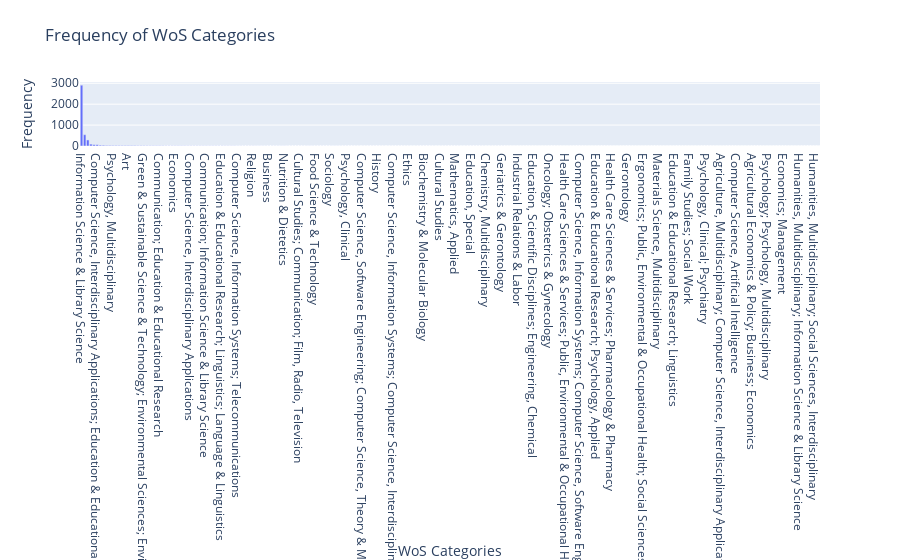

Here is the notebook cell this chart was saved with:
### Code cell
#Here I started to plot the most frequent dsciplines.
frequency = il['WoS Categories'].value_counts().reset_index()
frequency.columns = ['WoS Categories', 'Frequency']
fig7 = px.bar(frequency, x='WoS Categories', y='Frequency', title='Frequency of WoS Categories')
fig7.show()

### Figure 1 — Plotly figure (JSON) as saved in the notebook; plotly's stock layout.template omitted (floating-point values rounded to 4 significant figures; data arrays with more than 128 entries replaced by an {"elided": "..."} marker saying what was removed)
{"data": [{"alignmentgroup": "True", "hovertemplate": "WoS Categories=%{x}<br>Frequency=%{y}<extra></extra>", "legendgroup": "", "marker": {"color": "#636efa", "pattern": {"shape": ""}}, "name": "", "offsetgroup": "", "orientation": "v", "showlegend": false, "textposition": "auto", "type": "bar", "x": {"elided": "237 str values"}, "xaxis": "x", "y": {"elided": "237 int values"}, "yaxis": "y"}], "layout": {"barmode": "relative", "legend": {"tracegroupgap": 0}, "title": {"text": "Frequency of WoS Categories"}, "xaxis": {"anchor": "y", "domain": [0, 1], "title": {"text": "WoS Categories"}}, "yaxis": {"anchor": "x", "domain": [0, 1], "title": {"text": "Frequency"}}}}
